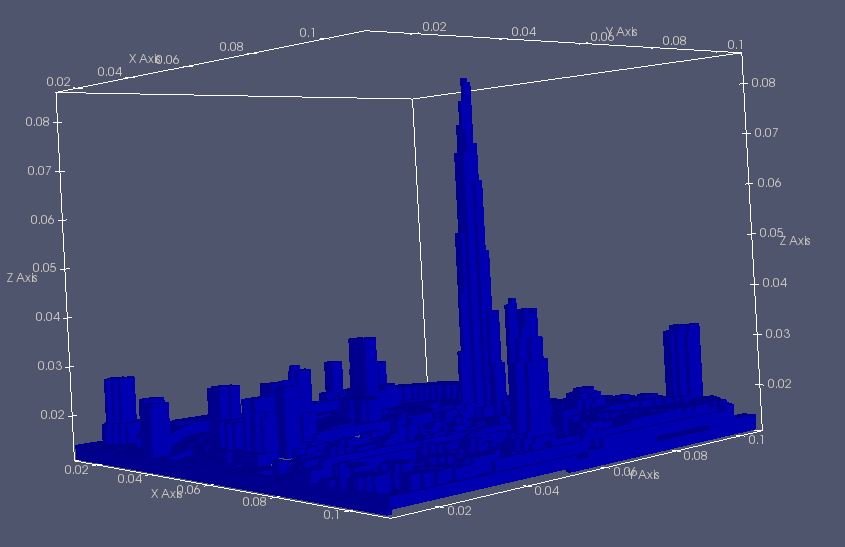
#> input picture data_LasoMax/docs_images/dubai.png, 845 x 547 px
$ python convert_png2h5.py ../../../data_LasoMax/docs_images/dubai.png 1.0 1.0 1.0
#> lines starting #> are read from the running program, lines starting #| are printed output that depends on the picture
# Copyright (C) 2015-2026: The University of Edinburgh, United Kingdom
#
# This file is part of the gprMax source code base.
#
# gprMax is free software: you can redistribute it and/or modify
# it under the terms of the GNU General Public License as published by
# the Free Software Foundation, either version 3 of the License, or
# (at your option) any later version.
#
# gprMax is distributed in the hope that it will be useful,
# but WITHOUT ANY WARRANTY; without even the implied warranty of
# MERCHANTABILITY or FITNESS FOR A PARTICULAR PURPOSE. See the
# GNU General Public License for more details.
#
# You should have received a copy of the GNU General Public License
# along with gprMax. If not, see <https://www.gnu.org/licenses/>.

"""Convert discrete colours in a PNG image to reusable gprMax geometry.

The generated voxel-only HDF5 file uses the current geometry-object schema:
compact integer material indices in ``/data``, stable keys in
``/material_keys``, and the companion database identity in root attributes.
Constitutive properties are written as null values in an adjacent JSON
material-database template because they cannot be inferred from image colour.
The user must complete those values before importing the geometry.
"""

from __future__ import annotations

import argparse
import logging
import os
from dataclasses import dataclass
from pathlib import Path
from typing import Sequence

import matplotlib.image as mpimg
import matplotlib.pyplot as plt
import numpy as np

from gprMax.material_database import make_database_id
from gprMax.toolboxes.GeometryImport.common import (
    write_geometry_hdf5,
    write_null_material_database,
)

logger = logging.getLogger(__name__)


@dataclass(frozen=True)
class PNGGeometryResult:
    """Files and mappings produced by :func:`convert_png`."""

    geometry_file: Path
    material_database_file: Path
    material_database_id: str
    material_keys: tuple[str, ...]
    material_names: tuple[str, ...]
    selected_colours: tuple[tuple[int, ...], ...]
    shape: tuple[int, int, int]


class Cursor:
    """Collect unique RGB(A) values selected in an image."""

    def __init__(self, im, materials):
        """
        Args:
            im (ndarray): Pixels of the image.
            materials (list): Store for selected RGB(A) pixel values.
        """

        self.im = im
        self.materials = materials
        plt.connect("button_press_event", self)

    def __call__(self, event):
        """Record a material colour from a single mouse click."""

        if not event.dblclick:
            x, y = event.xdata, event.ydata
            if x is not None and y is not None:
                pixel = _to_uint8(np.asarray(self.im[int(y), int(x)]))
                if not pixel_match(self.materials, pixel):
                    logger.info(
                        "x, y: %d %d px; colour: %s; material index: %d",
                        int(x),
                        int(y),
                        tuple(int(value) for value in pixel),
                        len(self.materials),
                    )
                    self.materials.append(pixel)


def _to_uint8(values: np.ndarray) -> np.ndarray:
    """Normalise image channels to the 8-bit values shown to the user."""

    array = np.asarray(values)
    if np.issubdtype(array.dtype, np.floating):
        if not np.isfinite(array).all():
            raise ValueError("PNG image contains NaN or infinite channel values")
        array = np.floor(np.clip(array, 0, 1) * 255)
    elif np.issubdtype(array.dtype, np.integer):
        if array.size and (array.min() < 0 or array.max() > 255):
            raise ValueError("PNG integer channels must be in the range 0 to 255")
    else:
        raise ValueError("PNG image channels must be numeric")
    return array.astype(np.uint8)


def pixel_match(pixellist, pixeltest):
    """Return whether an RGB(A) pixel already occurs in a selected list."""

    return any(np.array_equal(pixel, pixeltest) for pixel in pixellist)


def _validate_image(image: np.ndarray) -> np.ndarray:
    pixels = np.asarray(image)
    if pixels.ndim != 3 or pixels.shape[2] not in (3, 4):
        raise ValueError("image must contain RGB or RGBA colour channels")
    return _to_uint8(pixels)


def _validate_colours(
    materials: Sequence[Sequence[int] | np.ndarray],
    channels: int,
) -> tuple[tuple[int, ...], ...]:
    if not materials:
        raise ValueError("at least one material colour must be selected")
    colours = []
    for material in materials:
        colour = _to_uint8(np.asarray(material))
        if colour.shape != (channels,):
            raise ValueError(f"selected colours must contain {channels} channels to match the PNG image")
        value = tuple(int(item) for item in colour)
        if value in colours:
            raise ValueError(f"material colour {value} was selected more than once")
        colours.append(value)
    return tuple(colours)


def _colour_name(colour: tuple[int, ...]) -> str:
    prefix = "rgb" if len(colour) == 3 else "rgba"
    return prefix + "_" + "_".join(str(value) for value in colour)


def convert_png(
    imagefile: str | os.PathLike[str],
    spacing: Sequence[float],
    materials: Sequence[Sequence[int] | np.ndarray],
    *,
    zcells: int = 1,
    output_file: str | os.PathLike[str] | None = None,
) -> PNGGeometryResult:
    """Convert selected PNG colours to a modern HDF5/JSON geometry pair.

    Unselected pixels are stored as ``-1`` and therefore leave the existing
    model material unchanged when imported. Image rows are mapped to gprMax
    x/y cells using the historical clockwise rotation of this utility.
    """

    source = Path(imagefile)
    if not source.is_file():
        raise FileNotFoundError(f"PNG image file does not exist: {source}")
    dxyz = tuple(float(value) for value in spacing)
    if len(dxyz) != 3 or not np.isfinite(dxyz).all() or any(value <= 0 for value in dxyz):
        raise ValueError("spacing must contain three positive finite values in metres")
    if not isinstance(zcells, int) or isinstance(zcells, bool) or zcells < 1:
        raise ValueError("zcells must be a positive integer")

    image = _validate_image(mpimg.imread(source))
    colours = _validate_colours(materials, image.shape[2])
    # Image arrays are row-major (y, x); gprMax geometry is indexed (x, y).
    image_xy = np.rot90(image, k=3)
    data = np.full((image_xy.shape[0], image_xy.shape[1], zcells), -1, dtype=np.int16)
    for material_index, colour in enumerate(colours):
        mask = np.all(image_xy == np.asarray(colour, dtype=np.uint8), axis=-1)
        data[mask, :] = material_index

    geometry_file = Path(output_file) if output_file is not None else source.with_suffix(".h5")
    if geometry_file.suffix.lower() != ".h5":
        geometry_file = geometry_file.with_suffix(".h5")
    geometry_file.parent.mkdir(parents=True, exist_ok=True)
    database_id = make_database_id(f"{geometry_file.stem}_materials", prefix="geometry")
    database_file = geometry_file.with_name(f"{database_id}.json")
    material_names = tuple(_colour_name(colour) for colour in colours)
    metadata = tuple(
        {
            "source_png": source.name,
            "selected_colour": list(colour),
            "colour_space": "RGB" if len(colour) == 3 else "RGBA",
        }
        for colour in colours
    )

    # Validate/preserve an existing editable database before replacing the
    # reproducible HDF5 array. This prevents a changed colour selection from
    # silently detaching an already edited database from its geometry.
    material_keys = write_null_material_database(
        database_file,
        database_id,
        material_names,
        source=f"PNG image {source.name}",
        metadata=metadata,
    )
    write_geometry_hdf5(
        geometry_file,
        data,
        dxyz,
        material_keys=material_keys,
        material_database=database_id,
    )

    logger.info("Written geometry object file: %s", geometry_file)
    logger.info("Written/preserved editable material database: %s", database_file)
    logger.info(
        "Complete the null constitutive values in %s before importing this geometry.",
        database_file,
    )
    return PNGGeometryResult(
        geometry_file=geometry_file,
        material_database_file=database_file,
        material_database_id=database_id,
        material_keys=material_keys,
        material_names=material_names,
        selected_colours=colours,
        shape=tuple(int(value) for value in data.shape),
    )


def main(argv: list[str] | None = None) -> int:
    logging.basicConfig(format="%(message)s", level=logging.INFO)
    parser = argparse.ArgumentParser(
        description=(
            "Convert selected colours in a PNG image to a current gprMax "
            "geometry HDF5 file and editable JSON material database."
        ),
        usage="python -m gprMax.toolboxes.Utilities.convert_png2h5 imagefile dx dy dz [options]",
    )
    parser.add_argument("imagefile", help="PNG filename including path")
    parser.add_argument(
        "dxdydz",
        type=float,
        nargs=3,
        metavar=("dx", "dy", "dz"),
        help="spatial resolution in metres",
    )
    parser.add_argument(
        "-zcells",
        "--zcells",
        default=1,
        type=int,
        help="number of cells in the z (invariant) direction (default: 1)",
    )
    parser.add_argument(
        "-o",
        "--output-file",
        type=Path,
        default=None,
        help="geometry HDF5 destination (default: image name with .h5)",
    )
    args = parser.parse_args(argv)
    if args.zcells < 1:
        parser.error("zcells must be greater than zero")
    if any(value <= 0 for value in args.dxdydz):
        parser.error("dx, dy, and dz must be greater than zero")

    try:
        image = _validate_image(mpimg.imread(args.imagefile))
#> in _validate_image, pixels is the input picture: shape (547, 845, 4) float32; mean R, G, B, A 0.27, 0.288, 0.468, 1
    except (FileNotFoundError, OSError, ValueError) as exc:
        parser.error(str(exc))

    logger.info("Reading PNG image file: %s", Path(args.imagefile).name)
    logger.info(
        " 1. Select discrete material colours with a single click.\n"
        " 2. Close the image after selecting every required material."
    )
    materials: list[np.ndarray] = []
    figure = plt.figure(num=Path(args.imagefile).name, facecolor="w", edgecolor="w")
    displayed = np.flipud(image)
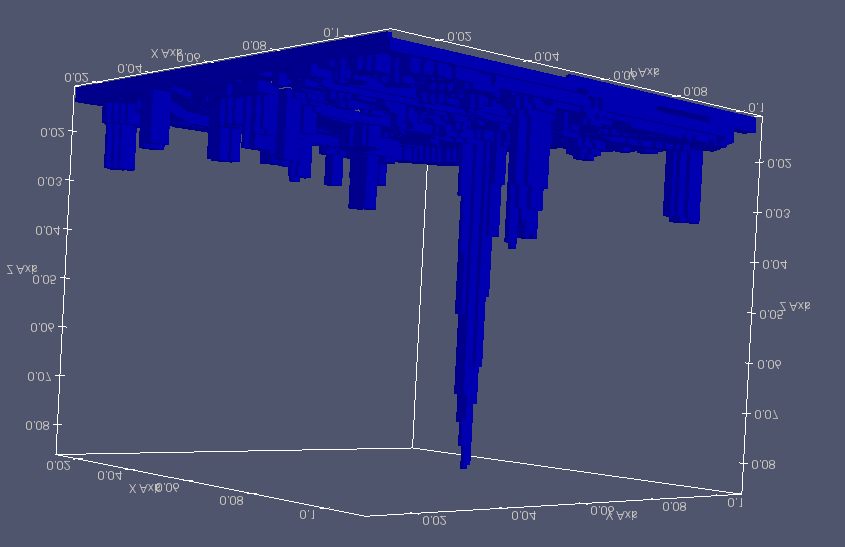
#> displayed: shape (547, 845, 4); mean of channels 0, 1, 2, 3 69, 73.1, 119.4, 255; drawn as R, G, B
    plt.imshow(displayed, interpolation="nearest", aspect="equal", origin="lower")
    Cursor(displayed, materials)
    plt.show()
    plt.close(figure)

    try:
        result = convert_png(
            args.imagefile,
            args.dxdydz,
            materials,
            zcells=args.zcells,
            output_file=args.output_file,
        )
    except (FileNotFoundError, OSError, ValueError) as exc:
#> (the run stopped early here; a loop or call above may not have finished)
